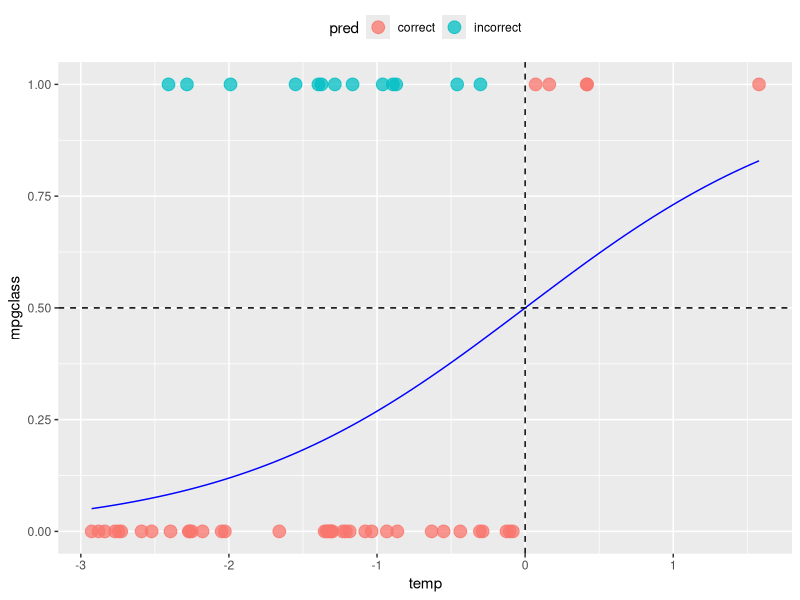
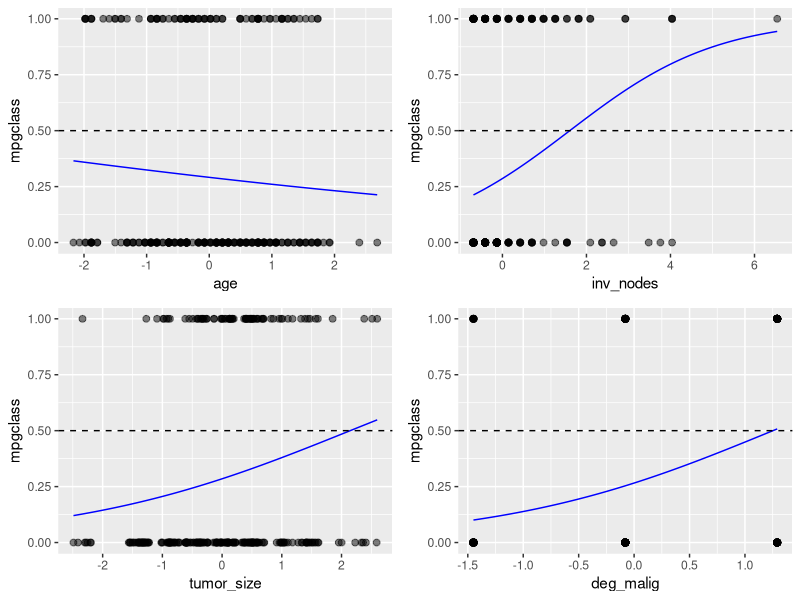
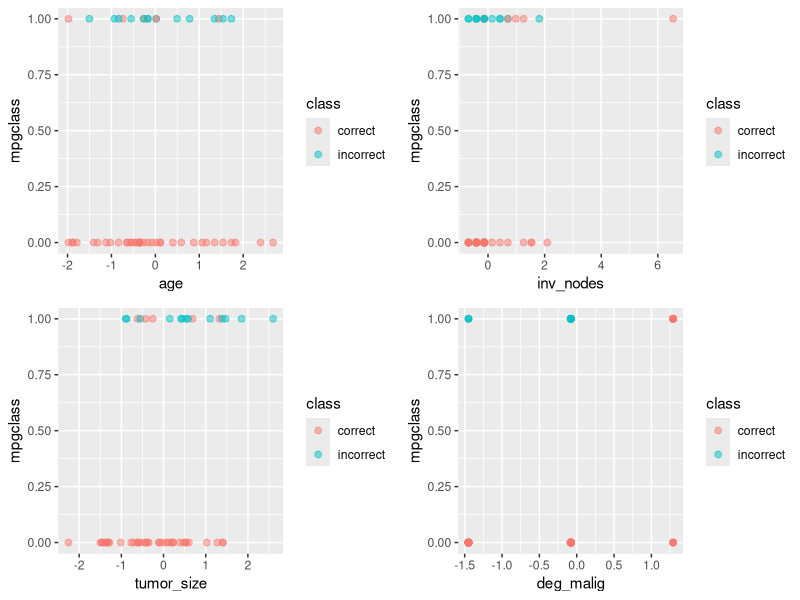

R code for these plots, in order:
## ---- chunk 1
library(tidyverse)
library(caret)
library(nnet)

set.seed(5293)
data = read.csv('breast-cancer_data.csv')
# create a categorical variable for low or high mpg 
data$class <- factor(ifelse(data$class == 1, "reoccur", "noreoccur"))

# standardize weight and displacement
data_selected <- scale(data[,c("age", "inv_nodes","tumor_size","deg_malig")]) # returns matrix
data_selected = as.data.frame(data_selected)
data_selected$class <- data$class
#data_selected <- scale(data[,1:ncol(data)]) # returns matrix


# split the data into training and test sets
test <- sample(nrow(data_selected), 0.2*nrow(data_selected)) # choose 10 rows for test data
train.X <- data_selected[-test,]
test.X <- data_selected[test,]
train.Y <- data$class[-test]
test.Y <- data$class[test]

train.X$class <- relevel(train.X$class, ref = "noreoccur")
#train.X = as.data.frame(train.X)
lgmodel <- nnet::multinom(class ~., data = train.X)
summary(lgmodel)

## ---- chunk 2
predicted.classes <- lgmodel %>% predict(test.X)
cat("The prediction error rate is:",mean(predicted.classes != test.Y))
## ---- chunk 3
logit <- function(temp){
  return(exp(1)^temp/(1+exp(1)^temp))
}

library(ggplot2)
test.X$temp = -1.150476-test.X$age*0.2245484+0.3202189*test.X$inv_nodes+0.1335999*test.X$tumor_size+0.7702525*test.X$deg_malig
test.X$mpgclass = ifelse(test.X$class=='noreoccur',0,1)
test.X$pred = ifelse(test.X$class==predicted.classes,'correct','incorrect')

# draw the plot
ggplot(test.X,aes(temp,mpgclass,color = pred))+
  geom_point(alpha=0.75,size=4)+
  geom_function(fun=logit,color="blue")+
  geom_hline(yintercept = 0.5,lty='dashed')+
  geom_vline(xintercept = 0,lty='dashed')+
  theme(legend.position = "top")
  

## ---- chunk 4
library(gridExtra)
library(ggplot2)
data_selected = as.data.frame(data_selected)
data_selected$mpgclass = ifelse(data_selected$class=='noreoccur',0,1)

logit2 <- function(x,b0,b1){
  return(exp(1)^(b0+b1*x)/(1+exp(1)^(b0+b1*x)))
}
m1 <- glm(class~age,family = "binomial",data=data_selected)
m2 <- glm(class~inv_nodes,family = "binomial",data=data_selected)
m3 <- glm(class~tumor_size,family = "binomial",data=data_selected)
m4 <- glm(class~deg_malig,family = "binomial",data=data_selected)

plot1<-ggplot(data_selected,aes(age,mpgclass))+
  geom_point(alpha = 0.5, size=2)+
  geom_function(fun=logit2,args=list(b0=coef(m1)[1],b1=coef(m1)[2]), color="blue")+
  geom_hline(yintercept = 0.5,lty='dashed')+
  labs(x='age', y='mpgclass',color = 'class')
plot2<-ggplot(data_selected,aes(inv_nodes,mpgclass))+
  geom_point(alpha = 0.5, size=2)+
  geom_function(fun=logit2,args=list(b0=coef(m2)[1],b1=coef(m2)[2]), color="blue")+
  geom_hline(yintercept = 0.5,lty='dashed')+
  labs(x='inv_nodes', y='mpgclass',color = 'class')
plot3<-ggplot(data_selected,aes(tumor_size,mpgclass))+
  geom_point(alpha = 0.5, size=2)+
  geom_function(fun=logit2,args=list(b0=coef(m3)[1],b1=coef(m3)[2]), color="blue")+
  geom_hline(yintercept = 0.5,lty='dashed')+
  labs(x='tumor_size', y='mpgclass',color = 'class')
plot4<-ggplot(data_selected,aes(deg_malig,mpgclass))+
  geom_point(alpha = 0.5, size=2)+
  geom_function(fun=logit2,args=list(b0=coef(m4)[1],b1=coef(m4)[2]), color="blue")+
  geom_hline(yintercept = 0.5,lty='dashed')+
  labs(x='deg_malig', y='mpgclass',color = 'class')

grid.arrange(plot1, plot2, plot3,plot4,ncol = 2,nrow =2)
## ---- chunk 5
plot1<-ggplot()+
  geom_point(aes(age,mpgclass,color=test.X$pred),alpha = 0.5, size=2,test.X)+
  labs(x='age', y='mpgclass',color = 'class')
plot2<-ggplot()+
  geom_point(aes(inv_nodes,mpgclass,color = test.X$pred),alpha = 0.5, size=2,test.X)+
  labs(x='inv_nodes', y='mpgclass',color = 'class')
plot3<-ggplot()+
  geom_point(aes(tumor_size,mpgclass,color = test.X$pred),alpha = 0.5, size=2,test.X)+
  labs(x='tumor_size', y='mpgclass',color = 'class')
plot4<-ggplot()+
  geom_point(aes(deg_malig,mpgclass,color = test.X$pred),alpha = 0.5, size=2,test.X)+
  labs(x='deg_malig', y='mpgclass',color = 'class')

grid.arrange(plot1, plot2, plot3,plot4,ncol = 2,nrow =2)
